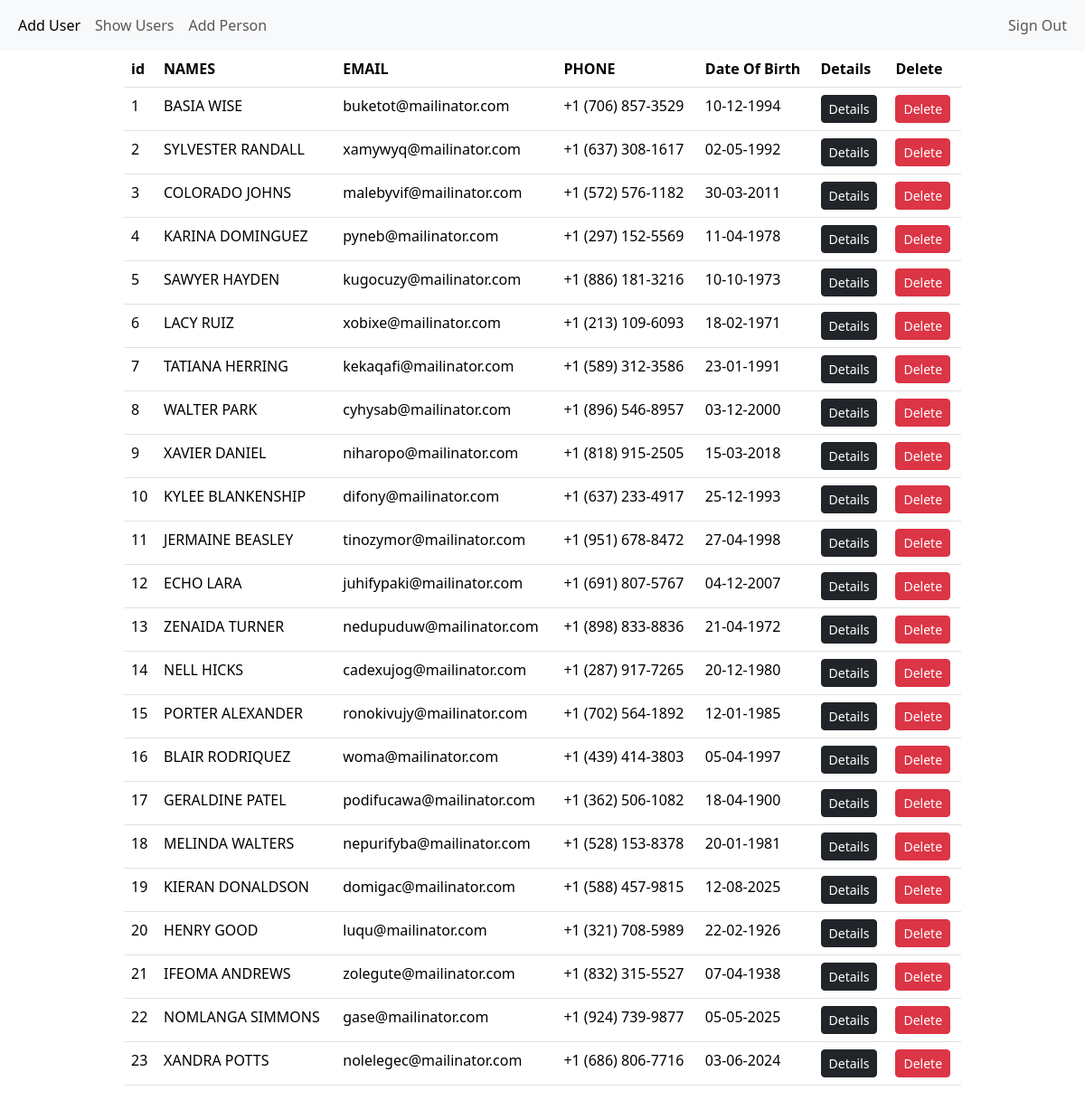
Page /people (signed in) on the earlier database version.
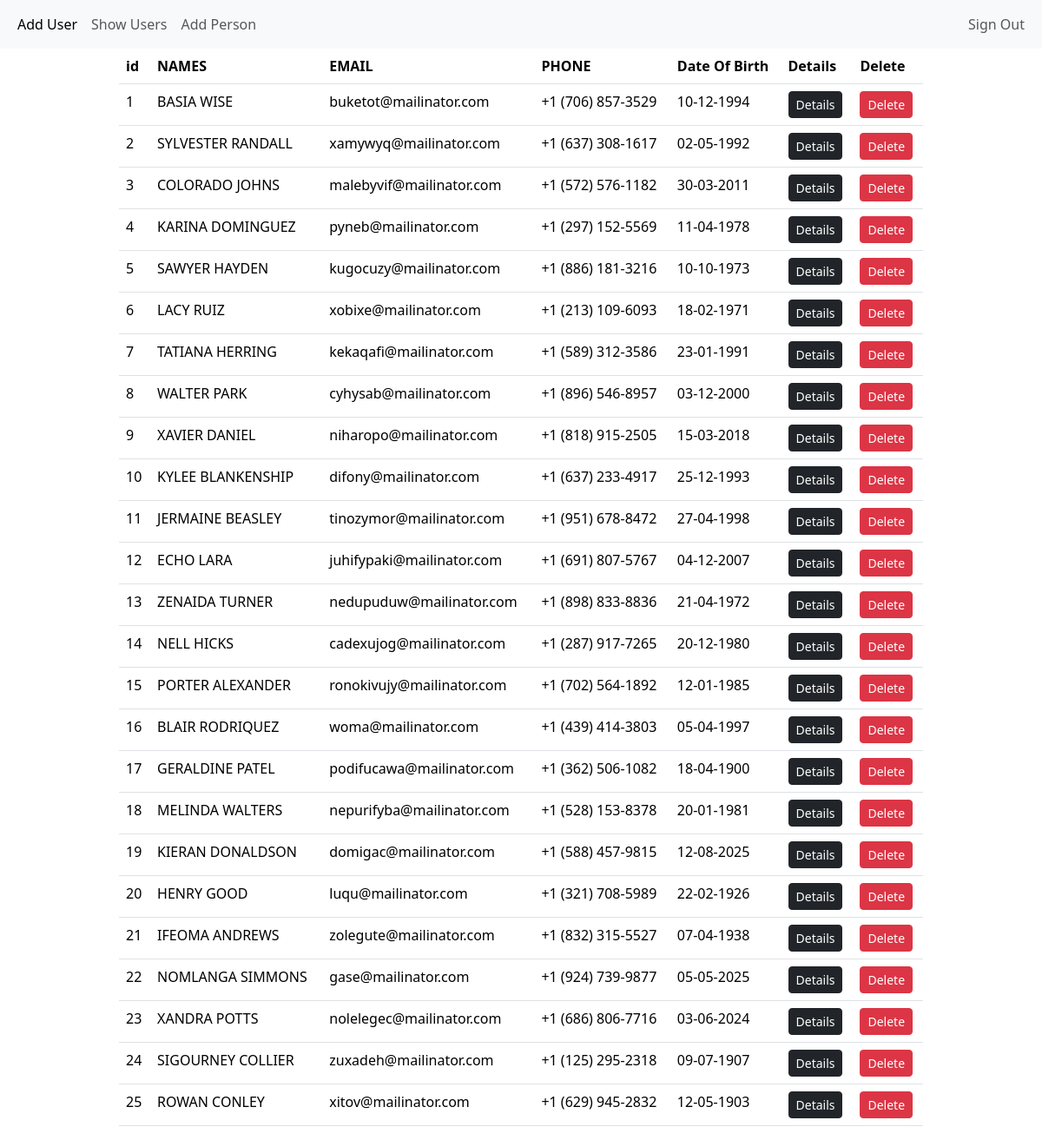
Same page on the later database version.
### app_101/models.py (models this page shows)
class Person(models.Model):
    id = models.AutoField(primary_key=True)
    name = models.CharField(max_length=50)
    email = models.EmailField(max_length=50, unique=True)
    phone = models.CharField(max_length=20, unique=True)
    dob = models.DateField()
    weight = models.IntegerField(default=0)
    height = models.FloatField(default=1.6)
    gender = models.CharField(max_length=10, default="Male")
    salary=models.IntegerField(default=0)
    profile_pic=models.ImageField(upload_to="profile_pics", default="profile_pics/default.jpg")
    class Meta:
        db_table = 'people'

### app_101/views.py (the view)
# urls.py: path('people', views.people, name='people-page'),
@login_required
def people(request):
    data = Person.objects.all()
    return render(request, 'list.html', {'data': data})

### templates/list.html (shortened to what this page needs)
{% extends "master.html" %}
{% block content %}
<div class="container">
    <div class="row justify-content-center">
        <div class="col-sm-10">
            <table class="table" id="table">
                <thead>
                <tr>
                    <th>id</th>
                    <th>NAMES</th>
                    <th>EMAIL</th>
                    <th>PHONE</th>
                    <th>Date Of Birth</th>
                    <th>Details</th>
                    <th>Delete</th>
                </tr>
                <thead>
                <tbody>
                {% for person in data %}
                    <tr>
                        <td>{{ person.id }}</td>
                        <td>{{ person.name |upper }}</td>
                        <td>{{ person.email }}</td>
                        <td>{{ person.phone }}</td>
                        <td>{{ person.dob |date:"d-m-Y" }}</td>
                    <td><a href="details/{{ person.id }}" class="btn btn-sm btn-dark">Details</a>
                    </td>
                    <td><a href="delete/{{ person.id }}" class="btn btn-sm btn-danger">Delete</a>
                    </td>
                    </tr>
                {% endfor %}
                </tbody>
            </table>
        </div>
    </div>
</div>
{% endblock %}

### templates/master.html (shortened to what this page needs)
<!DOCTYPE html>
<html lang="en">
<head>
    <link href="https://cdn.jsdelivr.net/npm/bootstrap@5.3.5/dist/css/bootstrap.min.css" rel="stylesheet"
>
    <link rel="stylesheet" href="https://cdn.datatables.net/2.2.2/css/dataTables.dataTables.min.css">
</head>
<body>
<nav class="navbar navbar-expand-sm bg-light navbar-light">
    <div class="container-fluid">
        <ul class="navbar-nav">
            <li class="nav-item">
                <a class="nav-link active" href="{% url 'home-page' %}">Add User</a>
            </li>
            <li>
                <a class="nav-link" href="{% url 'people-page' %}">Show Users</a>
            </li>
            <li>
                <a class="nav-link" href="{% url 'add-person-page' %}">Add Person</a>
            </li>
        </ul>
        <ul  class="navbar-nav ms-auto">
            <li class="nav-item">
                <a href="{% url 'signout-page' %}" class="nav-link">Sign Out</a>
            </li>
        </ul>
    </div>
</nav>
{% block content %}
{% endblock %}
</body>
</html>

Differences in the rows shown:
added Person: id "24", name "SIGOURNEY COLLIER", email "zuxadeh@mailinator.com", phone "+1 (125) 295-2318", dob "09-07-1907"
added Person: id "25", name "ROWAN CONLEY", email "xitov@mailinator.com", phone "+1 (629) 945-2832", dob "12-05-1903"
